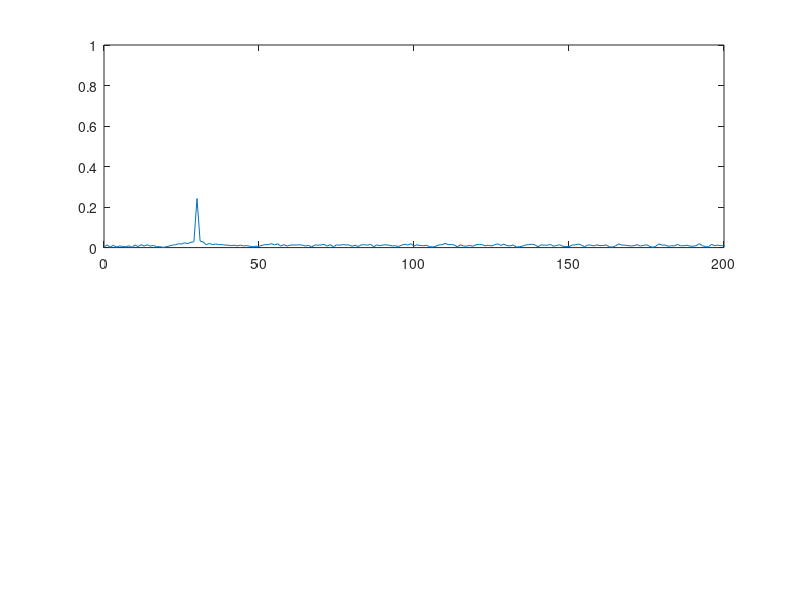
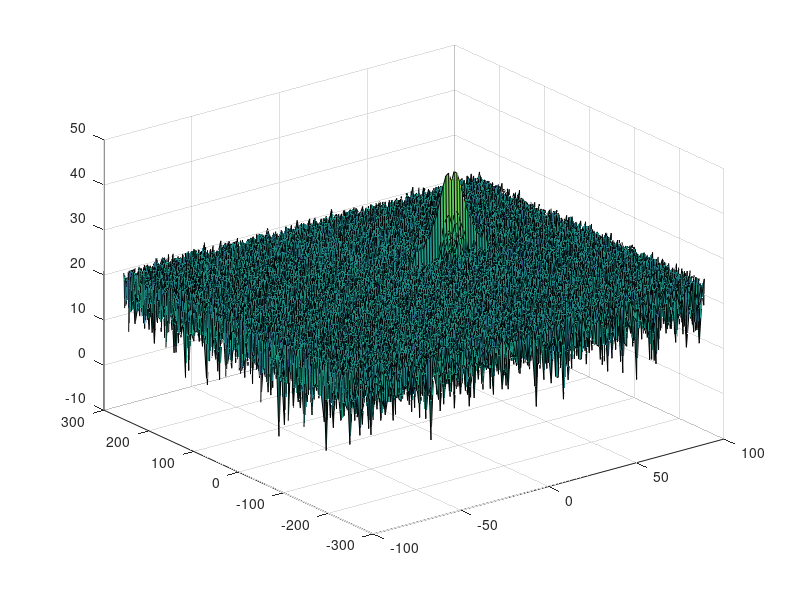
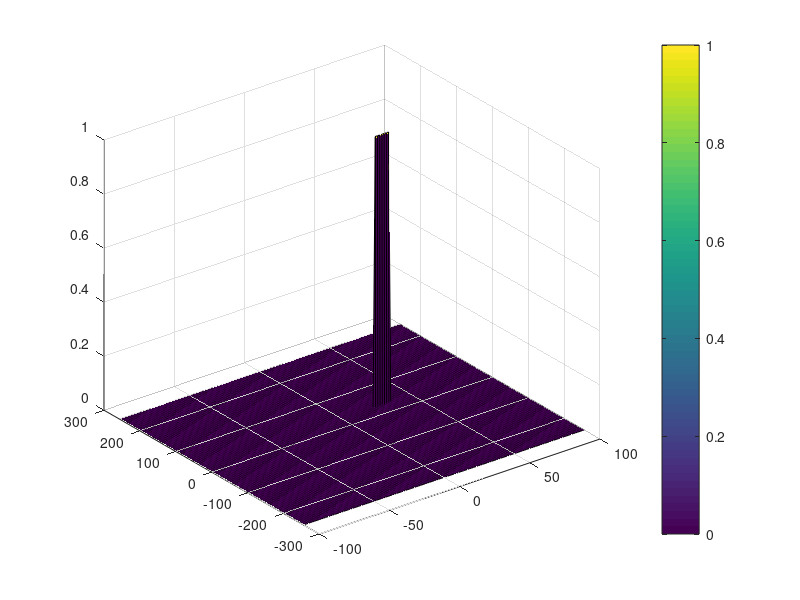

These figures' MATLAB source, in order:
clear all
clc;

%% Radar Specifications 
%%%%%%%%%%%%%%%%%%%%%%%%%%%
% Frequency of operation = 77GHz
% Max Range = 200m
% Range Resolution = 1 m
% Max Velocity = 100 m/s
% speed of light = 3e8
%%%%%%%%%%%%%%%%%%%%%%%%%%%

fr = 77e9;
range_max = 200;
range_resolution = 1;
vel_max = 100;
c = 3e8;

%% User Defined Range and Velocity of target
% *%TODO* :
% define the target's initial position and velocity. Note : Velocity
% remains contant
d_0 = 30;
v_0 = 30;


%% FMCW Waveform Generation

% *%TODO* :
%Design the FMCW waveform by giving the specs of each of its parameters.
% Calculate the Bandwidth (B), Chirp Time (Tchirp) and Slope (slope) of the FMCW
% chirp using the requirements above.
B_sweep = c / (2 * range_resolution);   % bandwidth
T_chirp = 5.5 * 2 * range_max / c;      % chirp time
alpha = B_sweep / T_chirp;                  % slope

%Operating carrier frequency of Radar 
fc= 77e9;             %carrier freq

                                                          
%The number of chirps in one sequence. Its ideal to have 2^ value for the ease of running the FFT
%for Doppler Estimation. 
Nd=128;                   % #of doppler cells OR #of sent periods % number of chirps

%The number of samples on each chirp. 
Nr=1024;                  %for length of time OR # of range cells

% Timestamp for running the displacement scenario for every sample on each
% chirp
t=linspace(0, Nd * T_chirp, Nr * Nd); %total time for samples


%Creating the vectors for Tx, Rx and Mix based on the total samples input.
Tx=zeros(1,length(t)); %transmitted signal
Rx=zeros(1,length(t)); %received signal
Mix = zeros(1,length(t)); %beat signal

%Similar vectors for range_covered and time delay.
r_t=zeros(1,length(t));
td=zeros(1,length(t));


%% Signal generation and Moving Target simulation
% Running the radar scenario over the time. 

for i=1:length(t)         
    
    
    % *%TODO* :
    %For each time stamp update the Range of the Target for constant velocity. 
    r_t(i) = d_0 + v_0 * t(i);
    
    % Calculate the delay time
    td(i) = 2 * r_t(i) / c;
    
    % *%TODO* :
    %For each time sample we need update the transmitted and
    %received signal. 
    Tx(i) = cos(2 * pi() * (fc * t(i) + alpha * t(i) ^ 2 / 2));
    Rx(i) = cos(2 * pi() * (fc * (t(i) - td(i)) + alpha * (t(i) - td(i)) ^ 2 / 2));
    
    % *%TODO* :
    %Now by mixing the Transmit and Receive generate the beat signal
    %This is done by element wise matrix multiplication of Transmit and
    %Receiver Signal
    Mix(i) = Tx(i) .* Rx(i);
    
end

%% RANGE MEASUREMENT


 % *%TODO* :
%reshape the vector into Nr*Nd array. Nr and Nd here would also define the size of
%Range and Doppler FFT respectively.
Mix = reshape(Mix, [Nr, Nd]);

 % *%TODO* :
%run the FFT on the beat signal along the range bins dimension (Nr) and
%normalize.
Mix_fft = fft(Mix);

 % *%TODO* :
% Take the absolute value of FFT output
Mix_fft_abs = abs(Mix_fft / Nr);

 % *%TODO* :
% Output of FFT is double sided signal, but we are interested in only one side of the spectrum.
% Hence we throw out half of the samples.
signal_fft = Mix_fft_abs(1 : Nr / 2 + 1);

%plotting the range
figure ('Name','Range from First FFT')
subplot(2,1,1)

 % *%TODO* :
 % plot FFT output 
f = Nr * (0:(Nr / 2)) / Nr;
plot(f, signal_fft)
 
axis ([0 200 0 1]);



%% RANGE DOPPLER RESPONSE
% The 2D FFT implementation is already provided here. This will run a 2DFFT
% on the mixed signal (beat signal) output and generate a range doppler
% map.You will implement CFAR on the generated RDM


% Range Doppler Map Generation.

% The output of the 2D FFT is an image that has reponse in the range and
% doppler FFT bins. So, it is important to convert the axis from bin sizes
% to range and doppler based on their Max values.

Mix=reshape(Mix,[Nr,Nd]);

% 2D FFT using the FFT size for both dimensions.
sig_fft2 = fft2(Mix,Nr,Nd);

% Taking just one side of signal from Range dimension.
sig_fft2 = sig_fft2(1:Nr/2,1:Nd);
sig_fft2 = fftshift (sig_fft2);
RDM = abs(sig_fft2);
RDM = 10*log10(RDM) ;

%use the surf function to plot the output of 2DFFT and to show axis in both
%dimensions
doppler_axis = linspace(-100,100,Nd);
range_axis = linspace(-200,200,Nr/2)*((Nr/2)/400);
figure,surf(doppler_axis,range_axis,RDM);

%% CFAR implementation

%Slide Window through the complete Range Doppler Map

% *%TODO* :
%Select the number of Training Cells in both the dimensions.
Tr = 8;    % Training cells on range dimension
Td = 4;    % Training cells on doppler dimension

% *%TODO* :
%Select the number of Guard Cells in both dimensions around the Cell under 
%test (CUT) for accurate estimation
Gr = 8;    % Guard cells on range dimension
Gd = 4;    % Guard cells on doppler dimension

% *%TODO* :
% offset the threshold by SNR value in dB
offset = 20;

% *%TODO* :
%Create a vector to store noise_level for each iteration on training cells
noise_level = zeros(1,1);

% Calculate the size of different cell types
n_guard_size = (2 * Tr + 2 * Gr + 1) * (2 * Td + 2 * Gd + 1);
n_guard_and_CUT_size = (2 * Gr + 1) * (2 * Gd + 1);
n_training_size = n_guard_size - n_guard_and_CUT_size;

% *%TODO* :
%design a loop such that it slides the CUT across range doppler map by
%giving margins at the edges for Training and Guard Cells.
%For every iteration sum the signal level within all the training
%cells. To sum convert the value from logarithmic to linear using db2pow
%function. Average the summed values for all of the training
%cells used. After averaging convert it back to logarithimic using pow2db.
%Further add the offset to it to determine the threshold. Next, compare the
%signal under CUT with this threshold. If the CUT level > threshold assign
%it a value of 1, else equate it to 0.

signal_cfar = zeros(size(RDM));

   % Use RDM[x,y] as the matrix from the output of 2D FFT for implementing
   % CFAR
for i = (Tr + Gr) + 1 : Nr / 2 - (Tr + Gr)
    for j = (Td + Gd) + 1 : Nd - (Td + Gd)
        % Step 1: Take the current training grid
        training_grid = RDM(i - (Tr + Gr) : i + (Tr + Gr), ...
                            j - (Td + Gd) : j + (Td + Gd));
        
        % Step 2: Set 0 to not-training cells
        training_grid(i - Gr : i + Gr, ...
                      j - Gd : j + Gd) = 0;
        
        % Step 3: Convert decibel to power
        pow = db2pow(training_grid);
        
        % Step 4: Calculate the average power
        avg_pow = sum(pow) / n_training_size;
        
        % Step 5: Convert power to decibel
        db = pow2db(avg_pow);
        
        % Step 6: Filter the signal above the threshold
        threshold = db + offset;
        
        if RDM(i, j) > threshold
            signal_cfar(i, j) = 1;
        end
        
        % Done
    end
end

% *%TODO* :
% The process above will generate a thresholded block, which is smaller 
%than the Range Doppler Map as the CUT cannot be located at the edges of
%matrix. Hence,few cells will not be thresholded. To keep the map size same
% set those values to 0. 
 








% *%TODO* :
%display the CFAR output using the Surf function like we did for Range
%Doppler Response output.
figure,surf(doppler_axis, range_axis, signal_cfar);
colorbar;


 
 